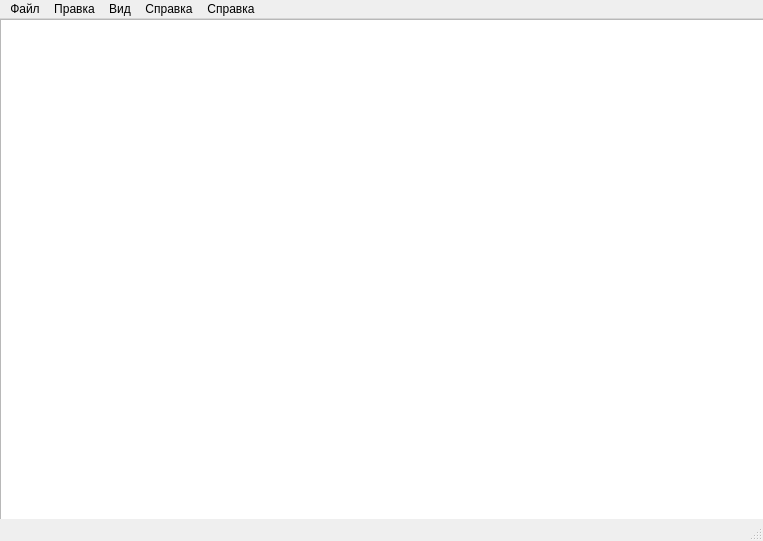
<?xml version="1.0" encoding="UTF-8"?>
<ui version="4.0">
 <class>TextEditor</class>
 <widget class="QMainWindow" name="TextEditor">
  <property name="geometry">
   <rect>
    <x>0</x>
    <y>0</y>
    <width>763</width>
    <height>541</height>
   </rect>
  </property>
  <property name="windowTitle">
   <string>TextEditor</string>
  </property>
  <property name="layoutDirection">
   <enum>Qt::LeftToRight</enum>
  </property>
  <widget class="QWidget" name="centralwidget">
   <widget class="QTextEdit" name="textEdit">
    <property name="geometry">
     <rect>
      <x>0</x>
      <y>0</y>
      <width>801</width>
      <height>561</height>
     </rect>
    </property>
    <property name="overwriteMode">
     <bool>true</bool>
    </property>
   </widget>
  </widget>
  <widget class="QStatusBar" name="statusbar"/>
  <widget class="QMenuBar" name="menubar">
   <property name="geometry">
    <rect>
     <x>0</x>
     <y>0</y>
     <width>763</width>
     <height>22</height>
    </rect>
   </property>
   <widget class="QMenu" name="menu">
    <property name="title">
     <string>Файл</string>
    </property>
    <addaction name="actionSave_As"/>
    <addaction name="separator"/>
    <addaction name="actionSave"/>
    <addaction name="separator"/>
    <addaction name="actionOpen"/>
    <addaction name="separator"/>
    <addaction name="actionExit"/>
    <addaction name="separator"/>
    <addaction name="actionClose"/>
    <addaction name="separator"/>
    <addaction name="actionNew"/>
    <addaction name="separator"/>
   </widget>
   <widget class="QMenu" name="menu_2">
    <property name="title">
     <string>Вид</string>
    </property>
    <addaction name="separator"/>
    <addaction name="actionSelectFont"/>
   </widget>
   <widget class="QMenu" name="menu_4">
    <property name="title">
     <string>Правка</string>
    </property>
    <addaction name="separator"/>
    <addaction name="actionRedo"/>
    <addaction name="separator"/>
    <addaction name="actionUndo"/>
    <addaction name="separator"/>
    <addaction name="actionPaste"/>
    <addaction name="separator"/>
    <addaction name="actionCopy"/>
    <addaction name="separator"/>
    <addaction name="actionCut"/>
   </widget>
   <widget class="QMenu" name="menu_5">
    <property name="title">
     <string>Справка</string>
    </property>
    <addaction name="actionAbout_2"/>
    <addaction name="actionAbout_Qt"/>
   </widget>
   <widget class="QMenu" name="menu_3">
    <property name="title">
     <string>Справка</string>
    </property>
    <addaction name="actionAbout"/>
    <addaction name="actionAbout_Qt_2"/>
   </widget>
   <addaction name="menu"/>
   <addaction name="menu_4"/>
   <addaction name="menu_2"/>
   <addaction name="menu_5"/>
   <addaction name="menu_3"/>
  </widget>
  <action name="actionNew">
   <property name="icon">
    <iconset>
     <normaloff>tables/t1_1.png</normaloff>tables/t1_1.png</iconset>
   </property>
   <property name="text">
    <string>Создать</string>
   </property>
   <property name="toolTip">
    <string>Cоздать новый документ</string>
   </property>
   <property name="shortcut">
    <string>Ctrl+N</string>
   </property>
  </action>
  <action name="actionClose">
   <property name="text">
    <string>Закрыть</string>
   </property>
   <property name="toolTip">
    <string>Закрыть текущее окно</string>
   </property>
   <property name="shortcut">
    <string>Ctrl+W</string>
   </property>
  </action>
  <action name="actionExit">
   <property name="text">
    <string>Выход</string>
   </property>
   <property name="toolTip">
    <string>Закрыть приложение</string>
   </property>
  </action>
  <action name="actionSelectFont">
   <property name="text">
    <string>Select Font...</string>
   </property>
   <property name="toolTip">
    <string>Select the display font</string>
   </property>
  </action>
  <action name="actionCut">
   <property name="icon">
    <iconset>
     <normaloff>tables/t4_1.png</normaloff>tables/t4_1.png</iconset>
   </property>
   <property name="text">
    <string>Cut</string>
   </property>
   <property name="toolTip">
    <string>Cut</string>
   </property>
   <property name="shortcut">
    <string>Ctrl+X</string>
   </property>
  </action>
  <action name="actionCopy">
   <property name="icon">
    <iconset>
     <normaloff>tables/t4_2.png</normaloff>tables/t4_2.png</iconset>
   </property>
   <property name="text">
    <string>Copy</string>
   </property>
   <property name="toolTip">
    <string>Copy</string>
   </property>
   <property name="shortcut">
    <string>Ctrl+C</string>
   </property>
  </action>
  <action name="actionPaste">
   <property name="icon">
    <iconset>
     <normaloff>tables/t4_3.png</normaloff>tables/t4_3.png</iconset>
   </property>
   <property name="text">
    <string>Paste</string>
   </property>
   <property name="toolTip">
    <string>Paste</string>
   </property>
   <property name="shortcut">
    <string>Ctrl+V</string>
   </property>
  </action>
  <action name="actionUndo">
   <property name="text">
    <string>Undo</string>
   </property>
   <property name="toolTip">
    <string>Undo</string>
   </property>
   <property name="shortcut">
    <string>Ctrl+Z</string>
   </property>
  </action>
  <action name="actionRedo">
   <property name="text">
    <string>Redo</string>
   </property>
   <property name="toolTip">
    <string>Redo</string>
   </property>
   <property name="shortcut">
    <string>Ctrl+Y</string>
   </property>
  </action>
  <action name="actionAbout_2">
   <property name="text">
    <string>About</string>
   </property>
  </action>
  <action name="actionAbout_Qt">
   <property name="text">
    <string>About Qt</string>
   </property>
  </action>
  <action name="actionAbout">
   <property name="text">
    <string>About</string>
   </property>
  </action>
  <action name="actionAbout_Qt_2">
   <property name="text">
    <string>About Qt</string>
   </property>
  </action>
  <action name="actionOpen">
   <property name="icon">
    <iconset>
     <normaloff>tables/t6.png</normaloff>tables/t6.png</iconset>
   </property>
   <property name="text">
    <string>Open...</string>
   </property>
   <property name="toolTip">
    <string>Open a document</string>
   </property>
   <property name="shortcut">
    <string>Ctrl+O</string>
   </property>
  </action>
  <action name="actionSave">
   <property name="icon">
    <iconset>
     <normaloff>tables/t_7.png</normaloff>tables/t_7.png</iconset>
   </property>
   <property name="text">
    <string>Save</string>
   </property>
   <property name="toolTip">
    <string>Save document</string>
   </property>
   <property name="shortcut">
    <string>Ctrl+S</string>
   </property>
  </action>
  <action name="actionSave_As">
   <property name="text">
    <string>Save As...</string>
   </property>
   <property name="toolTip">
    <string>Save document As...</string>
   </property>
   <property name="shortcut">
    <string>Ctrl+Shift+S</string>
   </property>
  </action>
 </widget>
 <resources/>
 <connections/>
</ui>
